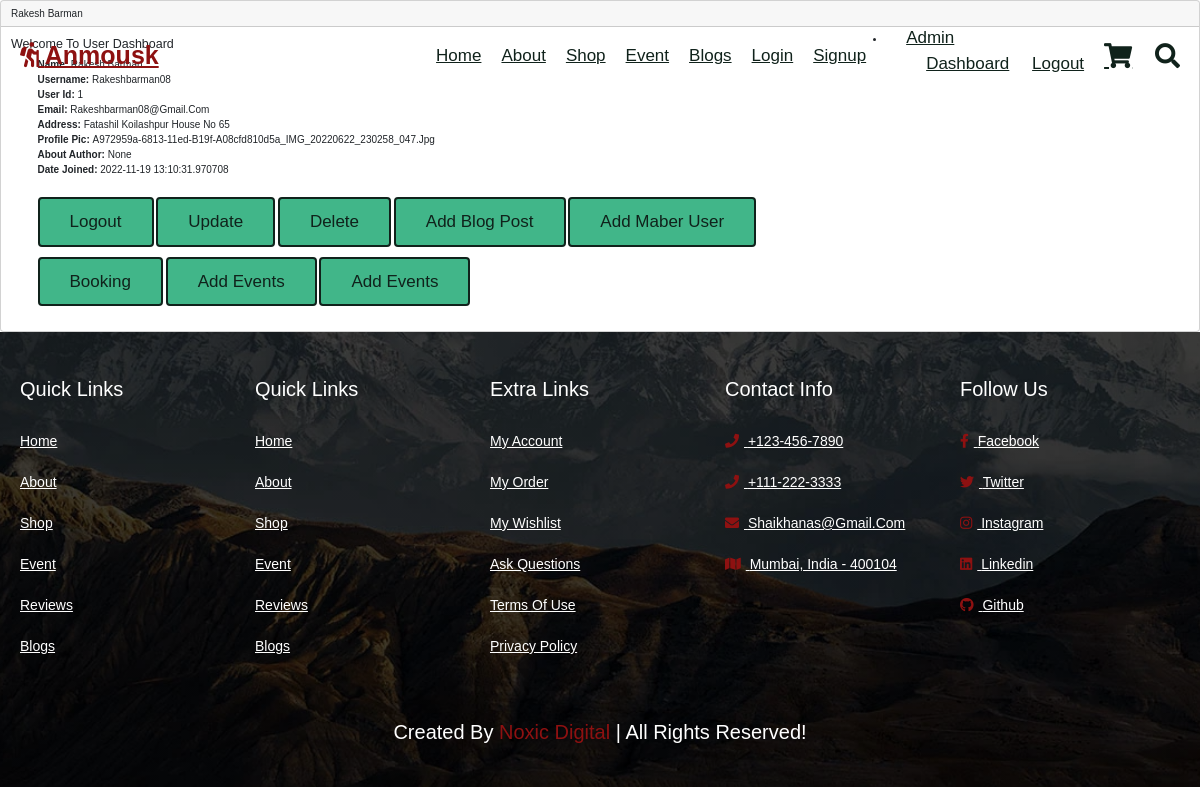
The app's page /dashboard (signed in) with its own data.
### app.py (models this page shows, shortened)
class Users(db.Model, UserMixin):
    id = db.Column(db.Integer, primary_key=True)
    username = db.Column(db.String(20), nullable=False, unique=True)
    name = db.Column(db.String(20), nullable=False)
    email = db.Column(db.String(50), nullable=False, unique=True)
    profile_pic = db.Column(db.String(), nullable=True)
    about_author = db.Column(db.Text(120), nullable=True)
    address = db.Column(db.String(100))
    password_hash = db.Column(db.String(128))
    posts = db.relationship('Posts', cascade='all, delete, delete-orphan',
                            backref='users', lazy=True, passive_deletes=True)
    comments = db.relationship(
        'Comment', cascade='all, delete, delete-orphan', backref='user', lazy=True, passive_deletes=True)
    likes = db.relationship('Like', cascade='all, delete, delete-orphan',
                            backref='users', lazy=True, passive_deletes=True)
    date_added = db.Column(db.DateTime, default=datetime.utcnow)
    @property
    def password(self):
        raise AttributeError('password is not a readable attibute!')

### app.py (the view)
@app.route('/dashboard', methods=['GET','POST'])
@login_required
def dashboard():
    return render_template('dashboard.html')

### app.py (called while the page is built)
@login_manager.user_loader
def load_user(user_id):
    return Users.query.get(int(user_id))

@app.context_processor
def base():
    form = SearchForm()
    return dict(form=form)

### templates/dashboard.html (shortened to what this page needs)
{% extends "base.html" %}
{% block content %}
<div class="card">
  <div class="card-header">{{ current_user.name }}
</div>
  <div class="card-body">
    <h5 class="card-title" algin="center">Welcome to User Dashboard</h5>
    <p class="card-title">
    <div class="container">
      <div class="row">
        <div class="col-8">
          <strong>Name: </strong>{{ current_user.name }}<br />
          <strong>Username: </strong>{{ current_user.username }}<br />
          <strong>User Id: </strong>{{ current_user.id }}<br />
          <strong>Email: </strong>{{ current_user.email }}<br />
          <strong>Address: </strong>{{ current_user.address }}<br />
          <strong>Profile Pic: </strong>{{ current_user.profile_pic }}<br />
          {% if current_user.about_author %}
          <strong>About Author: </strong>{{ current_user.about_author}}<br />
          {% endif %}
          <strong>Date Joined: </strong>{{ current_user.date_added}}<br />
          </p>
          <a href="{{ url_for('logout')}}" class="btn btn-secondary btn-sm">Logout</a>
          <a href="{{ url_for('update',id=current_user.id)}}" class="btn btn-secondary btn-sm">Update</a>
          <a href="{{ url_for('delete', id=current_user.id)}}" class="btn btn-secondary btn-sm">delete</a>
          <a href="{{ url_for('add_post')}}" class="btn btn-secondary btn-sm">Add Blog Post</a>
          <a href="{{ url_for('signup')}}" class="btn btn-secondary btn-sm">Add Maber User</a>
          <a href="{{ url_for('signup')}}" class="btn btn-secondary btn-sm">Booking</a>
          <a href="{{ url_for('signup')}}" class="btn btn-secondary btn-sm">Add Events</a>
          <a href="{{ url_for('signup')}}" class="btn btn-secondary btn-sm">Add Events</a>
        </div>
        <div class="col-4">
        </div>
      </div>
{% endblock %}

### static/css/style.css (style rules this page uses)
:root { --red: rgb(142, 17, 17); --green: #20914f; --ff-poppins: 'Poppins', sans-serif; --ff-cuprum: 'Cuprum', sans-serif; --fs-1: 4.5rem; --fs-2: 3.6rem; --fs-3: 3.5rem; --fs-4: 3.2rem; --fs-5: 2.5rem; --fs-6: 2.4rem; --fs-7: 2.2rem; --fs-8: 2rem; --fs-9: 1.8rem; --fs-10: 1.5rem; --fs-11: 1.4rem; --fs-12: 1.3rem; --fw-600: 600; --fw-500: 500; --section-padding: 80px; --shadow-1: 3px 4px 30px hsla(0, 0%, 53%, 0.1); --shadow-2: 5px 3px 40px hsla(191, 100%, 17%, 0.1); --radius-5: 5px; --transition-1: 0.25s ease; --transition-2: 0.5s ease; --cubic-out: cubic-bezier(0.33, 0.85, 0.4, 0.96); }
* { font-family: 'Poppins', sans-serif; margin: 0; padding: 0; -webkit-box-sizing: border-box; box-sizing: border-box; outline: none; border: none; text-decoration: none; text-transform: capitalize; -webkit-transition: .2s linear; transition: .2s linear; }
html { font-size: 62.5%; overflow-x: hidden; scroll-behavior: smooth; scroll-padding-top: 5rem; }
.btn { margin-top: 1rem; display: inline-block; border: 0.2rem solid #10221b; color: #10221b; cursor: pointer; background: #41b689; font-size: 1.7rem; padding: 1rem 3rem; border-radius: 4px; }

### records on screen
Users: name "Rakesh Barman", username "Rakeshbarman08", id "1", email "Rakeshbarman08@gmail.com", address "Fatashil Koilashpur House No 65", profile_pic "A972959a-6813-11ed-B19f-A08cfd810d5a_IMG_20220622_230258_047.jpg", about_author "None", date_added "2022-11-19 13:10:31.970708"
